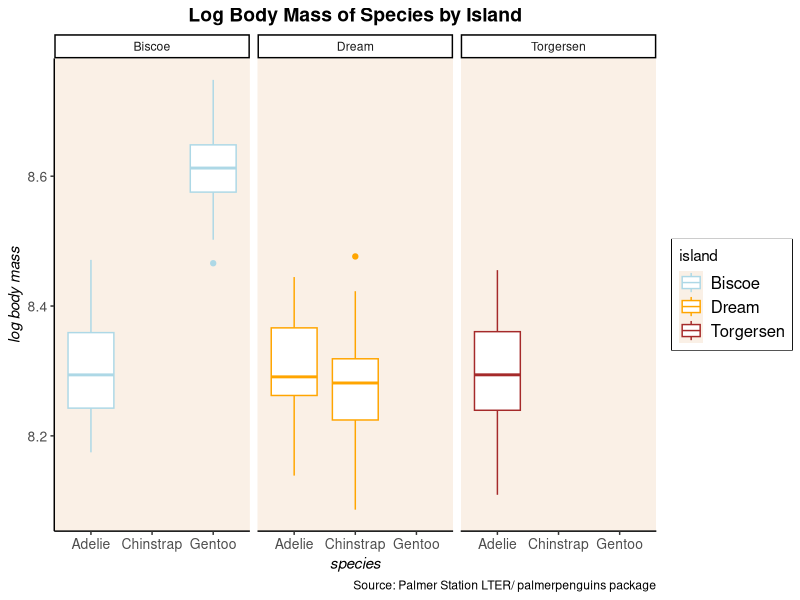
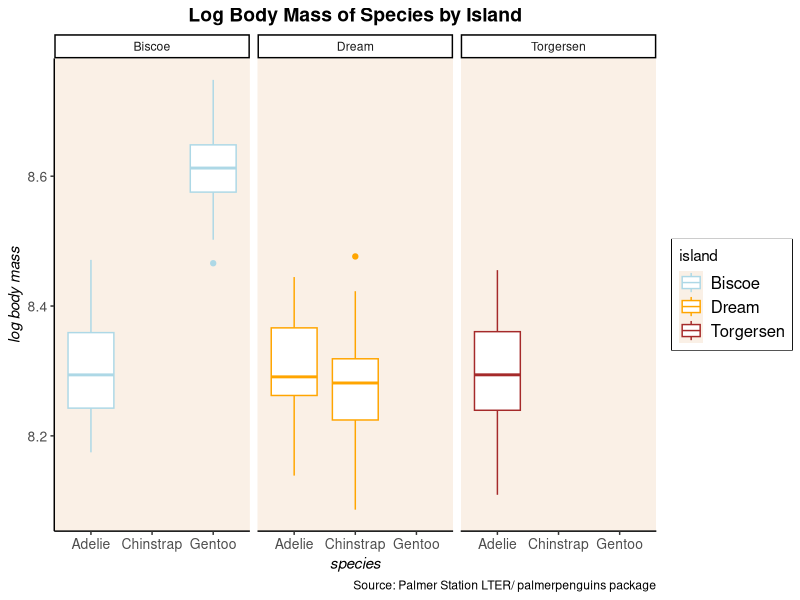

Reproduce these figures in R, in order.
### Homework: dplyr wrangling ###
### Created by: Fuamai Tago 
### Created on: 2026-09-20
###############################################


###purpose: practice more codes and wrangling dplyr

#Load libraries 
library(palmerpenguins)
library(dplyr)
library(tidyverse)
library(here)
library (ggplot2)

#View and load data 
view(penguins) 
glimpse(penguins) 
head(penguins)


#Homework 4a - calculates the mean and variance of body mass by species, island, and sex without any NAs
#penguins_mean to rename this new column
#use piping to make it easy 
#drop.na() to remove NA's in dataframes
#group_ by () to group species, island and sex 
#summarise() to calculate for mean and put into new column

penguin_mean <- penguins

penguin_mean <- penguins |>
  drop_na(sex) |>
  group_by(species, island, sex) |>
  summarise(mean_bodymass = mean (body_mass_g,na.rm = TRUE), #mean for bodymass among island, species, sex
            var_bodymass = var(body_mass_g, na.rm = TRUE), # looking for variance of bodymass among the island, species and sex
            n = n()) #look at sample size of group

#Homework 4b - filter out (i.e. excludes) male penguins, then calculates the log body mass, then selects only the columns for species, island, sex, and log body mass, then use these data to make any plot

penguin_plot <- penguins 

penguin_plot |>
  filter(sex == "male") |> #filter_out (sex == "male"); filter(sex != "male") filtering out male    
  mutate(log_bm = log(body_mass_g)) |>
  select(Spp = species, island, sex, log_bm) |>
  ggplot(aes(x = Spp, y = log_bm, color = island)) +
           geom_boxplot() + 
           facet_wrap(~island) +
           labs(title = "Log Body Mass of Species by Island", x = "species",
                y = "log body mass", caption = "Source: Palmer Station LTER/ palmerpenguins package") + 
           scale_color_manual(values = c("lightblue","orange", "brown"))+ 
           theme_classic()+
           theme(plot.title = element_text(face = "bold", size = 14, hjust = 0.5),
                 plot.subtitle = element_text(face = "bold", size = 12, hjust = 0.5),
                 axis.title = element_text(face = "italic", size = 11, hjust = 0.5),
                 axis.text.x = element_text(size = 10),
                 axis.text.y = element_text(size = 10),
                 legend.box.background = element_rect(fill="linen"),
                 legend.text = element_text(size = 12),
                 panel.background = element_rect(fill = "linen"))

ggsave(here("Week_04","output","penguin_logmass.png"), width = 8)
         
         

         
